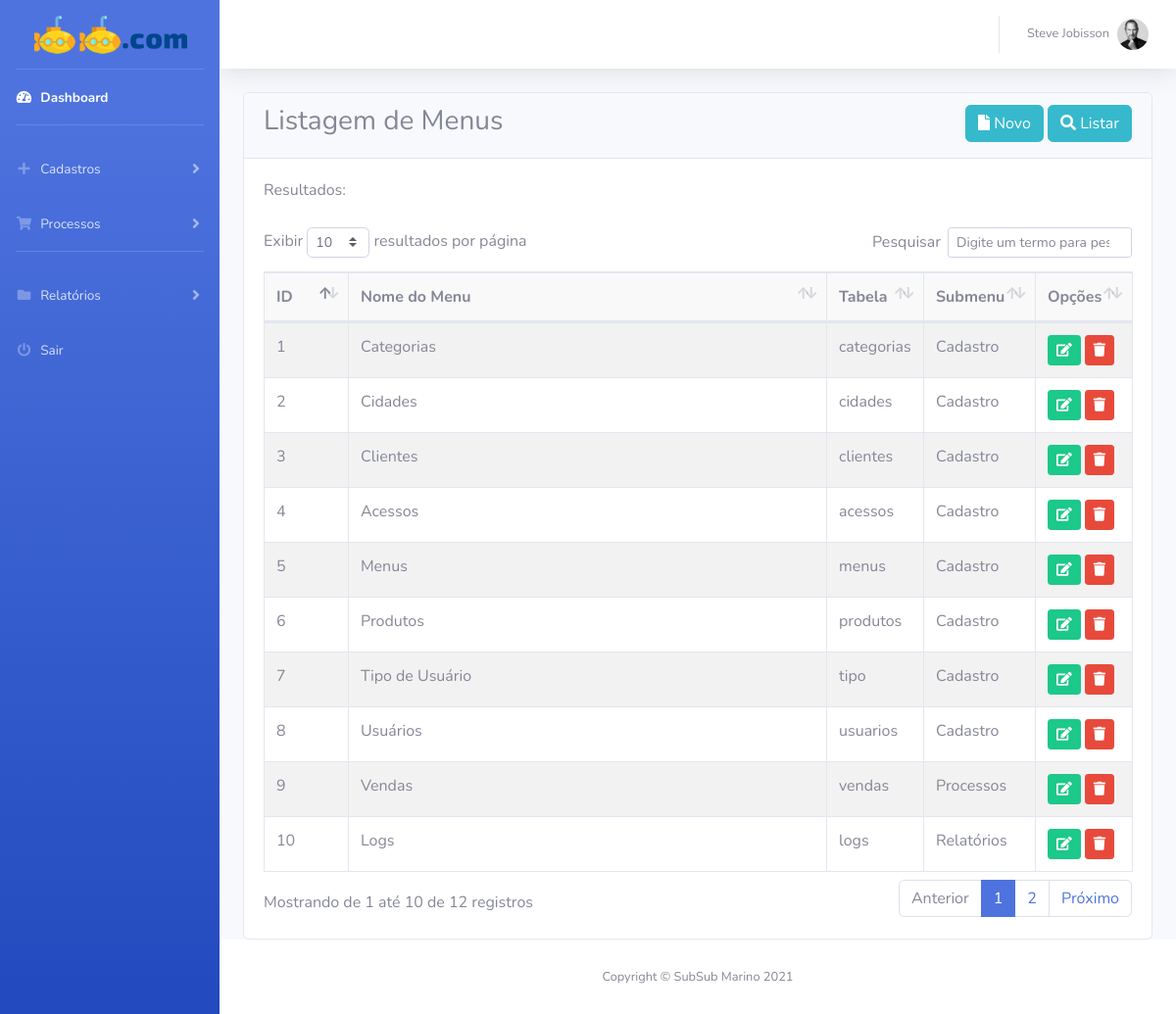
Screenshot of /admin/listar/menus (signed in) with the database file from the repository.
### tables this page shows
CREATE TABLE `menu` (
  `id` int(11) NOT NULL,
  `nome` varchar(50) NOT NULL,
  `icone` varchar(50) NOT NULL,
  `url` varchar(100) NOT NULL,
  `tabela` varchar(50) NOT NULL,
  `submenu` char(1) NOT NULL
);

### admin/listar/menus.php (the view, shortened to what this page needs)
<div class="card">
    <div class="card-header">
        <h3 class="float-left">Listagem de Menus</h3>
        <div class="float-right">
        	<a href="cadastros/menus" class="btn btn-info">
        		<i class="fas fa-file"></i> Novo
        	</a>
        	<a href="listar/menus" class="btn btn-info">
        		<i class="fas fa-search"></i> Listar
        	</a>
        </div>
    </div>
    <div class="card-body">
        <p>Resultados:</p>
        <table class="table table-bordered table-striped table-hover">
            <thead>
                <tr>
                    <td width="10%">ID</td>
                    <td width="60%">Nome do Menu</td>
                    <td width="10%">Tabela</td>
                    <td width="10%">Submenu</td>
                    <td width="10%">Opções</td>
                </tr>
            </thead>
            <tbody>
                <?php
                    $sql = "select * from menu order by nome";
                    $consulta = $pdo->prepare($sql);
                    $consulta->execute();
                    while ( $dados = $consulta->fetch(PDO::FETCH_OBJ) ){
                        $submenu = "Cadastro";
                        if ( $dados->submenu == "P" ) $submenu = "Processos";
                        else if ( $dados->submenu == "R" ) $submenu = "Relatórios";
                        ?>
                        <tr>
                            <td><?=$dados->id?></td>
                            <td><?=$dados->nome?></td>
                            <td><?=$dados->tabela?></td>
                            <td><?=$submenu?></td>
                            <td>
                                <a href="cadastros/menus/<?=$dados->id?>" class="btn btn-success btn-sm">
                                    <i class="fas fa-edit"></i>
                                </a>
                                <a href="javascript:excluir(<?=$dados->id?>)" class="btn btn-danger btn-sm">
                                    <i class="fas fa-trash"></i>
                                </a>
                            </td>
                        </tr>
                        <?php
                    }
                ?>
            </tbody>
        </table>
    </div>
</div>

### admin/css/style.css (style rules this page uses)
thead { background: #F9f9f9; font-weight: bold; }

### rows the page displays
menu: id "4", nome "Acessos", tabela "acessos", submenu "Cadastro"
menu: id "1", nome "Categorias", tabela "categorias", submenu "Cadastro"
menu: id "2", nome "Cidades", tabela "cidades", submenu "Cadastro"
menu: id "3", nome "Clientes", tabela "clientes", submenu "Cadastro"
menu: id "10", nome "Logs", tabela "logs", submenu "Relatórios"
menu: id "5", nome "Menus", tabela "menus", submenu "Cadastro"
menu: id "6", nome "Produtos", tabela "produtos", submenu "Cadastro"
menu: id "7", nome "Tipo de Usuário", tabela "tipo", submenu "Cadastro"
menu: id "8", nome "Usuários", tabela "usuarios", submenu "Cadastro"
menu: id "9", nome "Vendas", tabela "vendas", submenu "Processos"

### other values shown
$_SESSION['submarino']['nome'] "Steve Jobisson"
